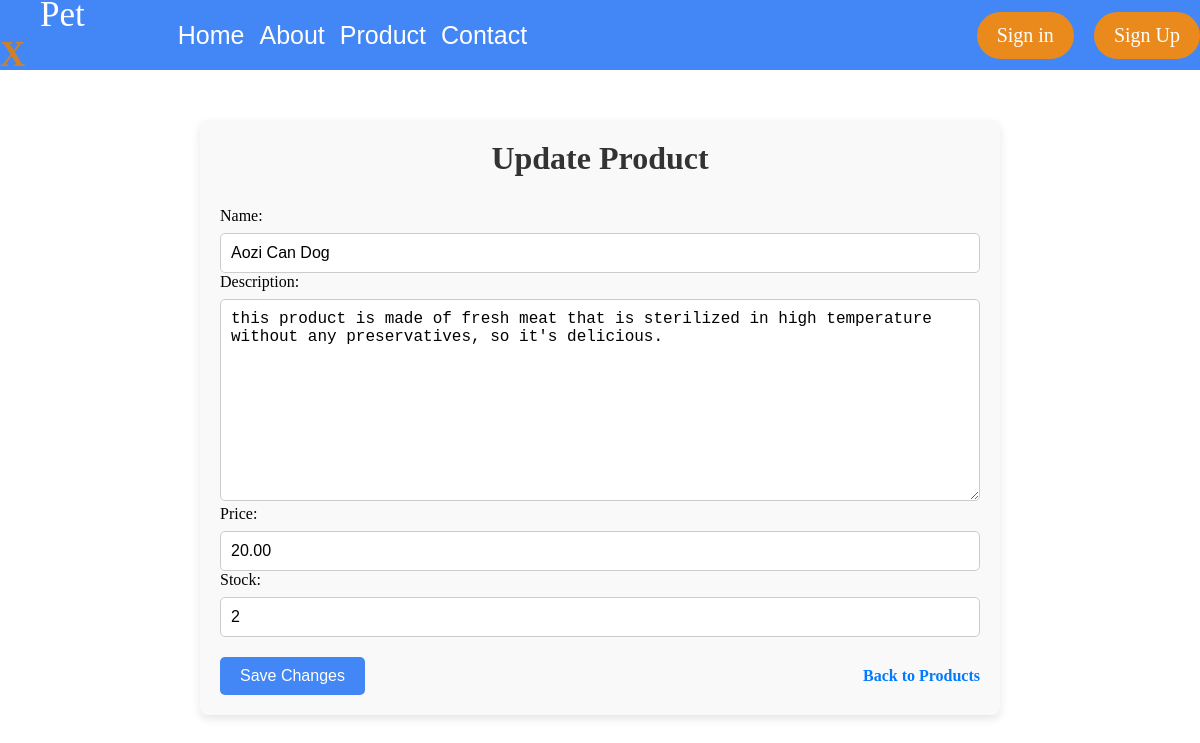
The app's page /products/11/edit/ with its own data.
### App/models.py (models this page shows, shortened)
class Product(models.Model):
    name = models.CharField(max_length=100)
    description = models.TextField(blank=True, null=True)
    price = models.DecimalField(max_digits=10, decimal_places=2)
    stock = models.PositiveIntegerField()
    image = models.ImageField(upload_to='product_images/', blank=True, null=True)

### App/views.py (the view)
# urls.py: path('products/<int:pk>/edit/', ProductUpdateView.as_view(), name='product-update'),
class ProductUpdateView(UpdateView):
    model = Product
    template_name = 'product_form.html'
    fields = ['name', 'description', 'price', 'stock']
    success_url = reverse_lazy('product')

### App/templates/product_form.html (shortened to what this page needs)
{% extends 'app/base.html' %}
{% block content %}
    <div class="update-product-container" style="max-width: 800px; margin: 50px auto; padding: 20px; background-color: #f9f9f9; border-radius: 8px; box-shadow: 0 4px 10px rgba(0, 0, 0, 0.1);">
        <h1 style="text-align: center; color: #333; font-weight: 600;">Update Product</h1>
        <form method="POST" style="margin-top: 30px;">
            <div class="form-group" style="margin-bottom: 20px;">
                {{ form.as_p }}
            </div>
            <div style="display: flex; justify-content: space-between; align-items: center;">
                <button type="submit" style="background-color: #4287f5; color: white; border: none; padding: 10px 20px; border-radius: 5px; font-size: 16px; cursor: pointer; transition: background-color 0.3s;">Save Changes</button>
                <a href="{% url 'product' %}" style="color: #007bff; text-decoration: none; font-size: 16px; font-weight: 600; transition: color 0.3s;">Back to Products</a>
            </div>
        </form>
    </div>
{% endblock content %}

### static/css/base.css (style rules this page uses)
* { margin:0; padding:0; box-sizing: border-box; }

### App/templates/product_form.html (style rules this page uses)
.update-product-container { background-color: #fff; border-radius: 8px; padding: 30px; box-shadow: 0 4px 8px rgba(0, 0, 0, 0.1); }
.form-group input, .form-group select, .form-group textarea { width: 100%; padding: 10px; margin-top: 8px; border: 1px solid #ccc; border-radius: 5px; font-size: 16px; box-sizing: border-box; }

### records on screen
Product: name "Aozi Can Dog", description "this product is made of fresh meat that is sterilized in high temperature without any preservatives, so it's delicious.", price "20.00", stock "2"
